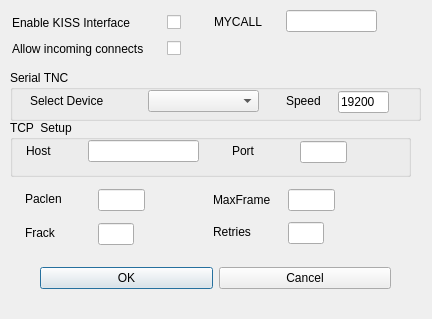
<?xml version="1.0" encoding="UTF-8"?>
<ui version="4.0">
 <class>KISSDialog</class>
 <widget class="QDialog" name="KISSDialog">
  <property name="geometry">
   <rect>
    <x>0</x>
    <y>0</y>
    <width>432</width>
    <height>319</height>
   </rect>
  </property>
  <property name="windowTitle">
   <string>KISS Configuration</string>
  </property>
  <widget class="QWidget" name="layoutWidget">
   <property name="geometry">
    <rect>
     <x>40</x>
     <y>262</y>
     <width>351</width>
     <height>33</height>
    </rect>
   </property>
   <layout class="QHBoxLayout">
    <property name="spacing">
     <number>6</number>
    </property>
    <property name="leftMargin">
     <number>0</number>
    </property>
    <property name="topMargin">
     <number>0</number>
    </property>
    <property name="rightMargin">
     <number>0</number>
    </property>
    <property name="bottomMargin">
     <number>0</number>
    </property>
    <item>
     <widget class="QPushButton" name="okButton">
      <property name="text">
       <string>OK</string>
      </property>
     </widget>
    </item>
    <item>
     <widget class="QPushButton" name="cancelButton">
      <property name="text">
       <string>Cancel</string>
      </property>
     </widget>
    </item>
   </layout>
  </widget>
  <widget class="QGroupBox" name="TNCInfo_3">
   <property name="geometry">
    <rect>
     <x>10</x>
     <y>120</y>
     <width>401</width>
     <height>57</height>
    </rect>
   </property>
   <property name="title">
    <string>TCP  Setup</string>
   </property>
   <widget class="QLineEdit" name="Host">
    <property name="geometry">
     <rect>
      <x>78</x>
      <y>20</y>
      <width>111</width>
      <height>22</height>
     </rect>
    </property>
   </widget>
   <widget class="QLineEdit" name="Port">
    <property name="geometry">
     <rect>
      <x>290</x>
      <y>21</y>
      <width>47</width>
      <height>22</height>
     </rect>
    </property>
   </widget>
   <widget class="QLabel" name="label_20">
    <property name="geometry">
     <rect>
      <x>16</x>
      <y>24</y>
      <width>47</width>
      <height>13</height>
     </rect>
    </property>
    <property name="text">
     <string>Host</string>
    </property>
   </widget>
   <widget class="QLabel" name="label_21">
    <property name="geometry">
     <rect>
      <x>222</x>
      <y>24</y>
      <width>47</width>
      <height>13</height>
     </rect>
    </property>
    <property name="text">
     <string>Port</string>
    </property>
   </widget>
   <widget class="QLineEdit" name="Port_2">
    <property name="geometry">
     <rect>
      <x>85</x>
      <y>63</y>
      <width>47</width>
      <height>22</height>
     </rect>
    </property>
   </widget>
   <widget class="QLabel" name="label_24">
    <property name="geometry">
     <rect>
      <x>20</x>
      <y>66</y>
      <width>47</width>
      <height>13</height>
     </rect>
    </property>
    <property name="text">
     <string>Port</string>
    </property>
   </widget>
  </widget>
  <widget class="QGroupBox" name="groupBox_5">
   <property name="geometry">
    <rect>
     <x>10</x>
     <y>70</y>
     <width>411</width>
     <height>51</height>
    </rect>
   </property>
   <property name="title">
    <string>Serial TNC</string>
   </property>
   <widget class="QComboBox" name="SerialPort">
    <property name="geometry">
     <rect>
      <x>138</x>
      <y>20</y>
      <width>111</width>
      <height>22</height>
     </rect>
    </property>
   </widget>
   <widget class="QLabel" name="label_9">
    <property name="geometry">
     <rect>
      <x>20</x>
      <y>23</y>
      <width>131</width>
      <height>16</height>
     </rect>
    </property>
    <property name="text">
     <string>Select Device</string>
    </property>
   </widget>
   <widget class="QLabel" name="label_23">
    <property name="geometry">
     <rect>
      <x>276</x>
      <y>20</y>
      <width>47</width>
      <height>22</height>
     </rect>
    </property>
    <property name="text">
     <string>Speed</string>
    </property>
   </widget>
   <widget class="QLineEdit" name="Speed">
    <property name="geometry">
     <rect>
      <x>328</x>
      <y>21</y>
      <width>51</width>
      <height>22</height>
     </rect>
    </property>
    <property name="text">
     <string>19200</string>
    </property>
   </widget>
  </widget>
  <widget class="QLabel" name="label_14">
   <property name="geometry">
    <rect>
     <x>12</x>
     <y>12</y>
     <width>149</width>
     <height>21</height>
    </rect>
   </property>
   <property name="text">
    <string>Enable KISS Interface</string>
   </property>
  </widget>
  <widget class="QCheckBox" name="KISSEnable">
   <property name="geometry">
    <rect>
     <x>158</x>
     <y>10</y>
     <width>23</width>
     <height>25</height>
    </rect>
   </property>
   <property name="layoutDirection">
    <enum>Qt::RightToLeft</enum>
   </property>
   <property name="text">
    <string/>
   </property>
  </widget>
  <widget class="QLabel" name="label_22">
   <property name="geometry">
    <rect>
     <x>214</x>
     <y>13</y>
     <width>61</width>
     <height>17</height>
    </rect>
   </property>
   <property name="text">
    <string>MYCALL</string>
   </property>
  </widget>
  <widget class="QLineEdit" name="MYCALL">
   <property name="geometry">
    <rect>
     <x>286</x>
     <y>10</y>
     <width>91</width>
     <height>22</height>
    </rect>
   </property>
  </widget>
  <widget class="QLabel" name="label_25">
   <property name="geometry">
    <rect>
     <x>25</x>
     <y>192</y>
     <width>47</width>
     <height>13</height>
    </rect>
   </property>
   <property name="text">
    <string>Paclen</string>
   </property>
  </widget>
  <widget class="QLineEdit" name="Paclen">
   <property name="geometry">
    <rect>
     <x>98</x>
     <y>189</y>
     <width>47</width>
     <height>22</height>
    </rect>
   </property>
  </widget>
  <widget class="QLabel" name="label_26">
   <property name="geometry">
    <rect>
     <x>213</x>
     <y>192</y>
     <width>66</width>
     <height>16</height>
    </rect>
   </property>
   <property name="text">
    <string>MaxFrame</string>
   </property>
  </widget>
  <widget class="QLineEdit" name="Maxframe">
   <property name="geometry">
    <rect>
     <x>288</x>
     <y>189</y>
     <width>47</width>
     <height>22</height>
    </rect>
   </property>
  </widget>
  <widget class="QLabel" name="label_27">
   <property name="geometry">
    <rect>
     <x>25</x>
     <y>226</y>
     <width>47</width>
     <height>13</height>
    </rect>
   </property>
   <property name="text">
    <string>Frack</string>
   </property>
  </widget>
  <widget class="QLineEdit" name="Frack">
   <property name="geometry">
    <rect>
     <x>98</x>
     <y>223</y>
     <width>36</width>
     <height>22</height>
    </rect>
   </property>
  </widget>
  <widget class="QLabel" name="label_28">
   <property name="geometry">
    <rect>
     <x>213</x>
     <y>225</y>
     <width>47</width>
     <height>13</height>
    </rect>
   </property>
   <property name="text">
    <string>Retries</string>
   </property>
  </widget>
  <widget class="QLineEdit" name="Retries">
   <property name="geometry">
    <rect>
     <x>288</x>
     <y>222</y>
     <width>36</width>
     <height>22</height>
    </rect>
   </property>
  </widget>
  <widget class="QLabel" name="label_15">
   <property name="geometry">
    <rect>
     <x>12</x>
     <y>38</y>
     <width>149</width>
     <height>21</height>
    </rect>
   </property>
   <property name="text">
    <string>Allow incoming connects</string>
   </property>
  </widget>
  <widget class="QCheckBox" name="KISSListen">
   <property name="geometry">
    <rect>
     <x>158</x>
     <y>38</y>
     <width>23</width>
     <height>21</height>
    </rect>
   </property>
   <property name="layoutDirection">
    <enum>Qt::RightToLeft</enum>
   </property>
   <property name="text">
    <string/>
   </property>
  </widget>
 </widget>
 <resources/>
 <connections>
  <connection>
   <sender>okButton</sender>
   <signal>clicked()</signal>
   <receiver>KISSDialog</receiver>
   <slot>accept()</slot>
   <hints>
    <hint type="sourcelabel">
     <x>278</x>
     <y>253</y>
    </hint>
    <hint type="destinationlabel">
     <x>96</x>
     <y>254</y>
    </hint>
   </hints>
  </connection>
  <connection>
   <sender>cancelButton</sender>
   <signal>clicked()</signal>
   <receiver>KISSDialog</receiver>
   <slot>reject()</slot>
   <hints>
    <hint type="sourcelabel">
     <x>369</x>
     <y>253</y>
    </hint>
    <hint type="destinationlabel">
     <x>179</x>
     <y>282</y>
    </hint>
   </hints>
  </connection>
 </connections>
</ui>
